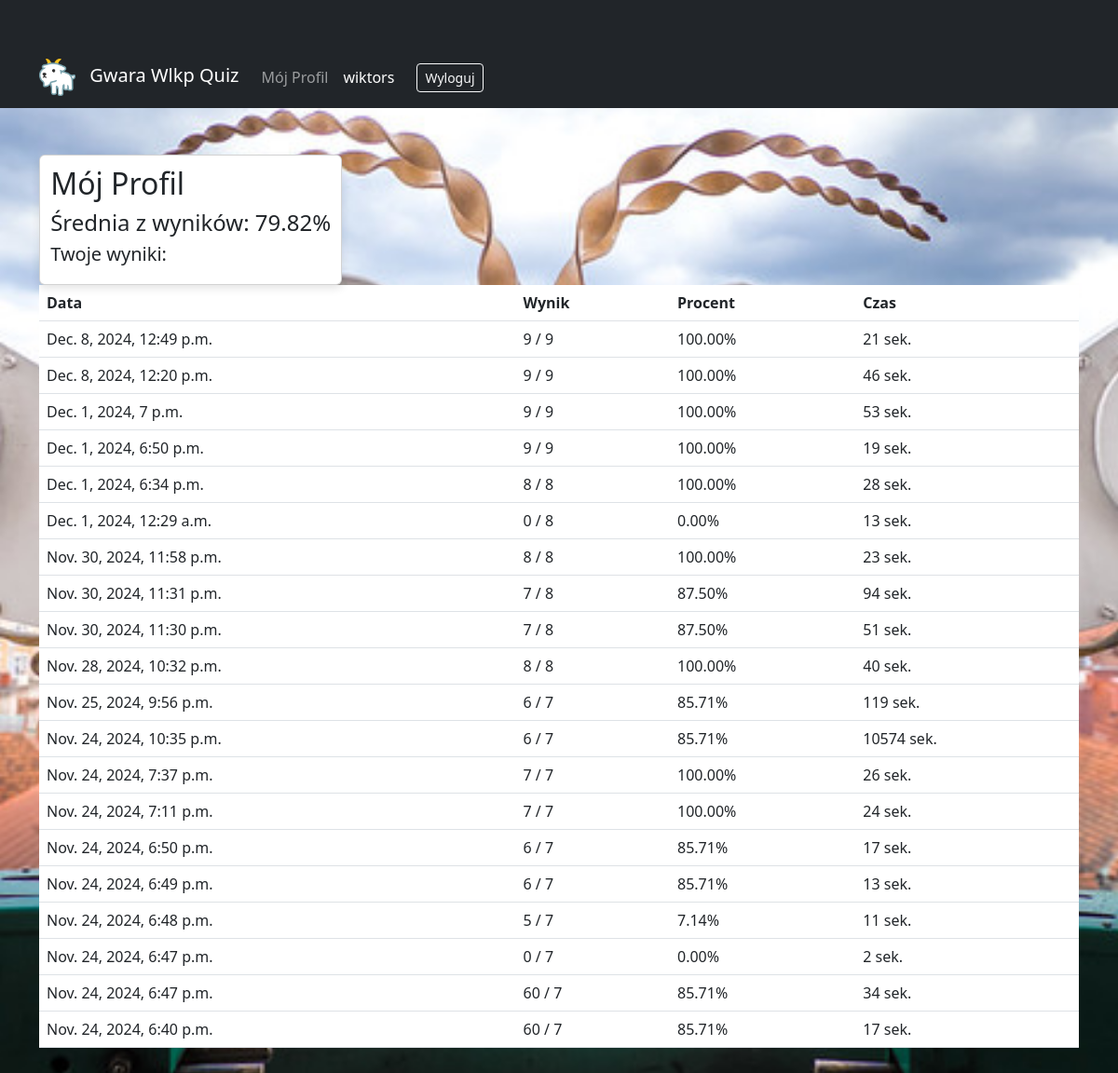
The page /profile/ (signed in) on the database its author committed.
### Quiz/models.py (models this page shows, shortened)
class QuizResult(models.Model):
    user = models.ForeignKey(User, on_delete=models.CASCADE)  # Powiązanie z użytkownikiem
    score = models.IntegerField()  # Wynik
    correct = models.IntegerField()  # Liczba poprawnych odpowiedzi
    wrong = models.IntegerField()  # Liczba błędnych odpowiedzi
    total = models.IntegerField()  # Całkowita liczba pytań
    percent = models.FloatField()  # Procent poprawnych odpowiedzi
    time = models.IntegerField()  # Czas rozwiązania quizu (w sekundach)
    created_at = models.DateTimeField(auto_now_add=True)  # Data wykonania quizu

### Quiz/views.py (the view, shortened to what this page needs)
# urls.py: path('profile/', profile, name='profile'),
@login_required
def profile(request):
    is_moderator = request.user.groups.filter(name='Moderator').exists()
    results = QuizResult.objects.filter(user=request.user).order_by('-created_at')
    avg_percent = 0
    if results.exists():
        avg_percent = sum([result.percent for result in results]) / len(results)
    context = {
        'results': results,
        'avg_percent': avg_percent,
        'is_moderator': False,
    }
    return render(request, 'Quiz/profile.html', context)

### Quiz/context_processors.py (called while the page is built)
def add_is_moderator(request):
    if request.user.is_authenticated:
        is_moderator = request.user.groups.filter(name='Moderator').exists()
    else:
        is_moderator = False
    return {'is_moderator': is_moderator}

### Quiz/templates/Quiz/profile.html
{% extends 'Quiz/dependencies.html' %}
{% block content %}
<div class="container">
    <div class="card" style="width: fit-content; padding: 1%;">
        <h2>Mój Profil</h2>
        <h4>Średnia z wyników: {{ avg_percent|floatformat:2 }}%</h4>
        <h5>Twoje wyniki:</h5>
    </div>
    {% if results %}
        <table class="table">
            <thead>
                <tr>
                    <th>Data</th>
                    <th>Wynik</th>
                    <th>Procent</th>
                    <th>Czas</th>
                </tr>
            </thead>
            <tbody>
                {% for result in results %}
                    <tr>
                        <td>{{ result.created_at }}</td>
                        <td>{{ result.score }} / {{ result.total }}</td>
                        <td>{{ result.percent|floatformat:2 }}%</td>
                        <td>{{ result.time }} sek.</td>
                    </tr>
                {% endfor %}
            </tbody>
        </table>
    {% else %}
        <p>Brak wyników.</p>
    {% endif %}
</div>
{% endblock %}

### Quiz/templates/Quiz/navbar.html (shortened to what this page needs)
{% load static %}
<nav class="navbar navbar-expand-lg navbar-dark bg-dark">
  <div class="container">
    <a class="navbar-brand" href="{% url 'home' %}">
      <img src="{% static '/images/goat.png' %}" alt="Logo" style="max-height: 40px; margin-right: 10px;">
      Gwara Wlkp Quiz
    </a>
    <div class="collapse navbar-collapse" id="navbarNav">
      <ul class="navbar-nav ml-auto">
        {% if request.user.is_authenticated %}
          {% if not is_moderator %}
            <li class="nav-item">
              <a class="nav-link" href="{% url 'profile' %}">Mój Profil</a>
            </li>
          {% endif %}
          <li class="nav-item">
            <span class="nav-link greet">{{ request.user.username }}</span>
          </li>
          <li class="nav-item">
            <a class="btn btn-outline-light btn-sm" href="{% url 'logout' %}">Wyloguj</a>
          </li>
        {% endif %}
      </ul>
    </div>
  </div>
</nav>

### static/styles.css (style rules this page uses)
body { font-family: 'Arial', sans-serif; background-image: url("/static/images/goats.jpg"); background-size: cover; background-position: center; background-repeat: no-repeat; margin: 0; padding: 0; }
.card { border: none; box-shadow: 0px 4px 10px rgba(0, 0, 0, 0.1); transition: transform 0.2s ease, box-shadow 0.2s ease; }
.container { margin-top: 50px; }
.btn { width: 100%; padding: 12px; font-size: 1.1rem; border-radius: 10px; }
a { color: #007bff; }
.navbar { padding: 0.3rem 0.8rem; }
.navbar-nav { align-items: center; }
.navbar .greet { font-size: 16px; color: #fff; margin-left: auto; margin-right: 1rem; }

### rows shown on the page
QuizResult: created_at "Dec. 8, 2024, 12:49 p.m.", score "9", total "9", percent "100.00", time "21"
QuizResult: created_at "Dec. 8, 2024, 12:20 p.m.", score "9", total "9", percent "100.00", time "46"
QuizResult: created_at "Dec. 1, 2024, 7 p.m.", score "9", total "9", percent "100.00", time "53"
QuizResult: created_at "Dec. 1, 2024, 6:50 p.m.", score "9", total "9", percent "100.00", time "19"
QuizResult: created_at "Dec. 1, 2024, 6:34 p.m.", score "8", total "8", percent "100.00", time "28"
QuizResult: created_at "Dec. 1, 2024, 12:29 a.m.", score "0", total "8", percent "0.00", time "13"
QuizResult: created_at "Nov. 30, 2024, 11:58 p.m.", score "8", total "8", percent "100.00", time "23"
QuizResult: created_at "Nov. 30, 2024, 11:31 p.m.", score "7", total "8", percent "87.50", time "94"
QuizResult: created_at "Nov. 30, 2024, 11:30 p.m.", score "7", total "8", percent "87.50", time "51"
QuizResult: created_at "Nov. 28, 2024, 10:32 p.m.", score "8", total "8", percent "100.00", time "40"
QuizResult: created_at "Nov. 25, 2024, 9:56 p.m.", score "6", total "7", percent "85.71", time "119"
QuizResult: created_at "Nov. 24, 2024, 10:35 p.m.", score "6", total "7", percent "85.71", time "10574"
QuizResult: created_at "Nov. 24, 2024, 7:37 p.m.", score "7", total "7", percent "100.00", time "26"
QuizResult: created_at "Nov. 24, 2024, 7:11 p.m.", score "7", total "7", percent "100.00", time "24"
QuizResult: created_at "Nov. 24, 2024, 6:50 p.m.", score "6", total "7", percent "85.71", time "17"
QuizResult: created_at "Nov. 24, 2024, 6:49 p.m.", score "6", total "7", percent "85.71", time "13"
QuizResult: created_at "Nov. 24, 2024, 6:48 p.m.", score "5", total "7", percent "7.14", time "11"
QuizResult: created_at "Nov. 24, 2024, 6:47 p.m.", score "0", total "7", percent "0.00", time "2"
QuizResult: created_at "Nov. 24, 2024, 6:47 p.m.", score "60", total "7", percent "85.71", time "34"
QuizResult: created_at "Nov. 24, 2024, 6:40 p.m.", score "60", total "7", percent "85.71", time "17"

### other values the page prints
{{ request.user.username }} "wiktors"
{{ avg_percent|floatformat:2 }} "79.82"
